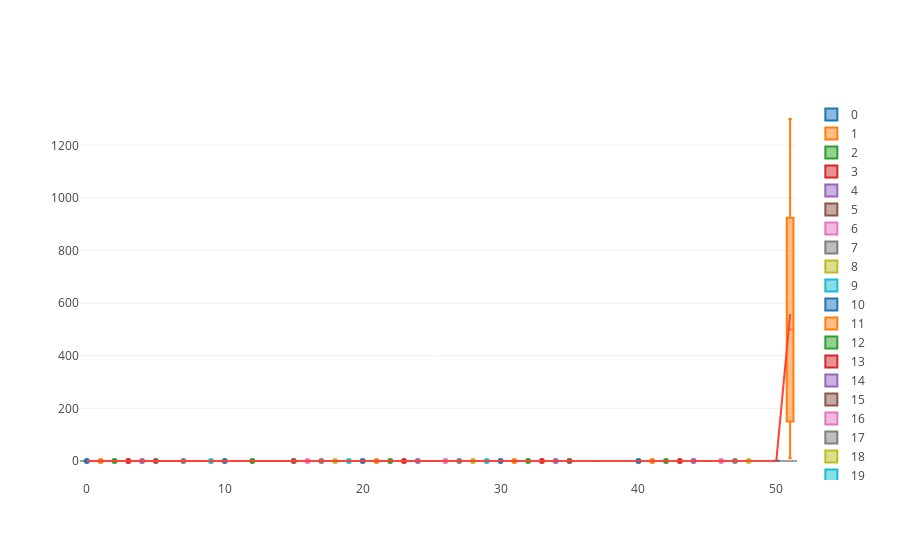

Notebook cell for this chart:
### Markdown cell above
## Análisis

### Code cell
import string
import pandas as pd
import numpy as np
import plotly.plotly
import plotly.graph_objs as go
import cufflinks as cf

cf.set_config_file(offline=True,world_readable=True, theme = 'ggplot')


data = []
for col in df1.columns:
    data.append(go.Box(y=df1[col], name=col, showlegend=True))

config = {'editable': True}
    
data.append(go.Scatter(x=df1.columns, y=df1.mean(), mode='lines', name='mean',marker = dict(color='#FF4136')))
plotly.offline.iplot(data,config=config)
